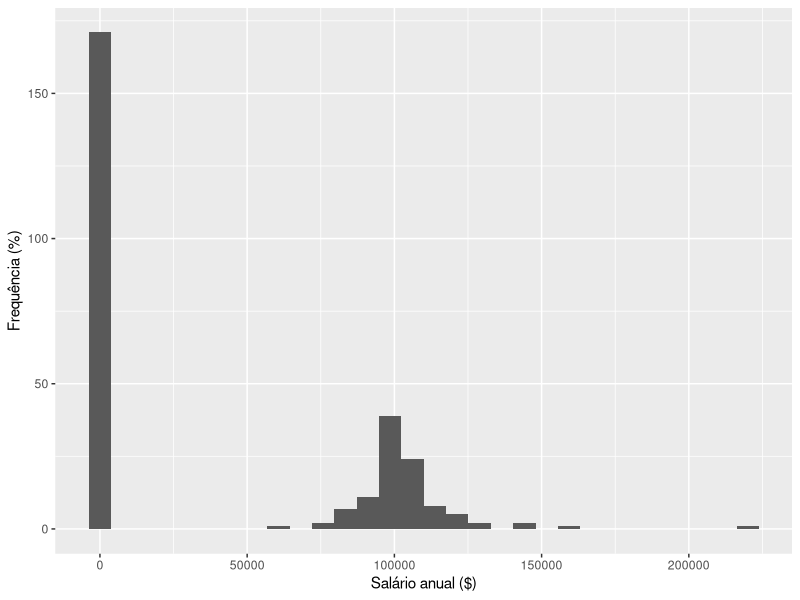
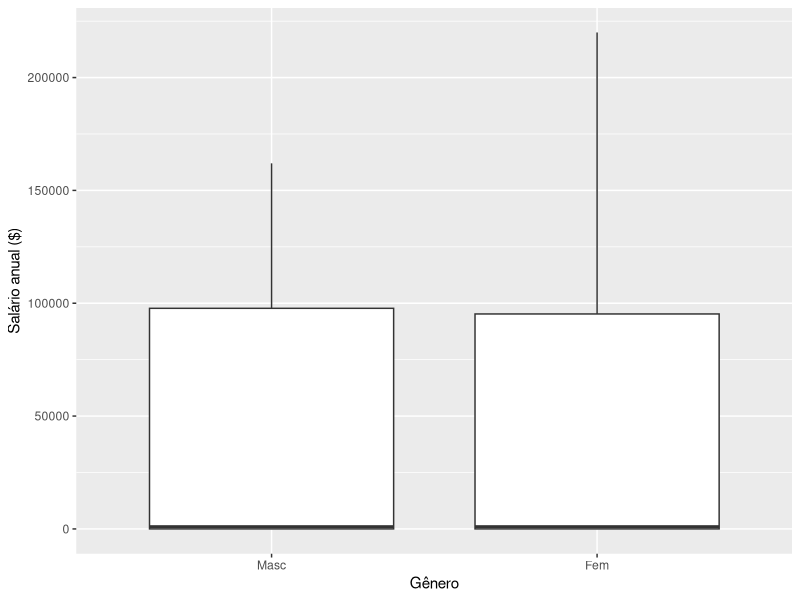
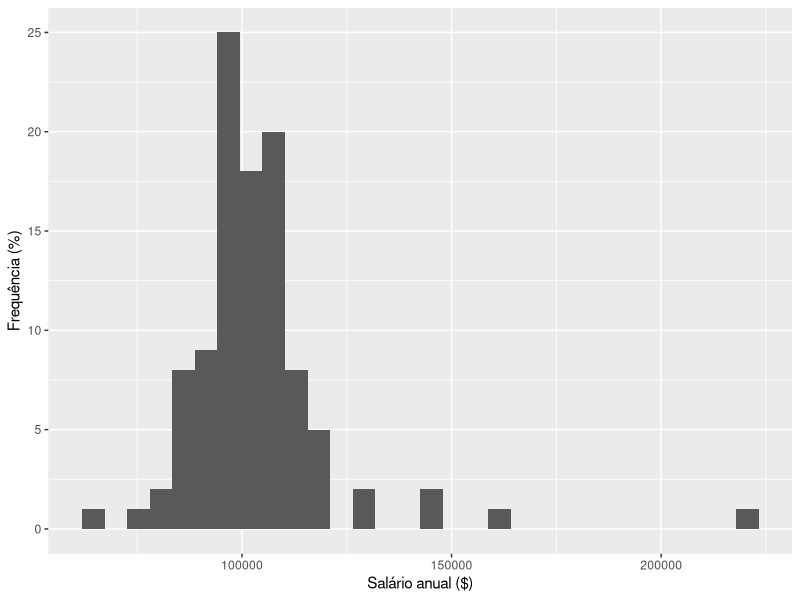
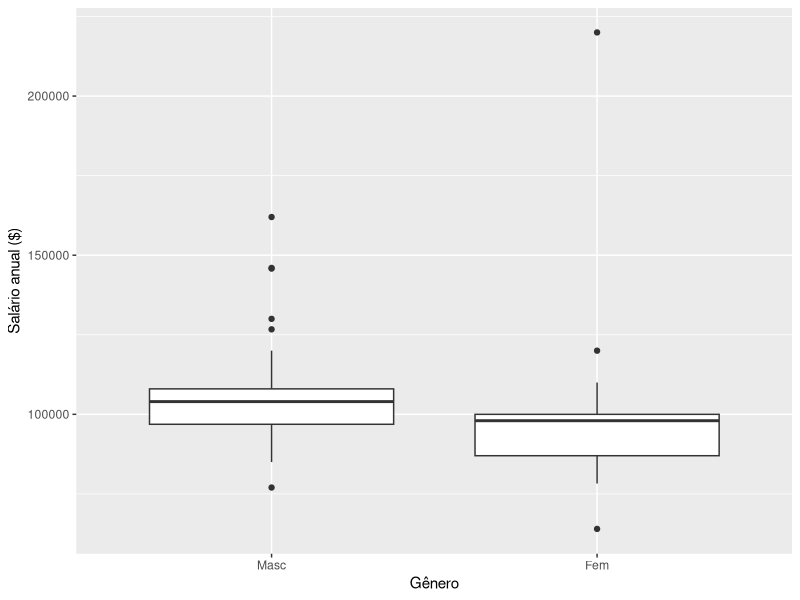
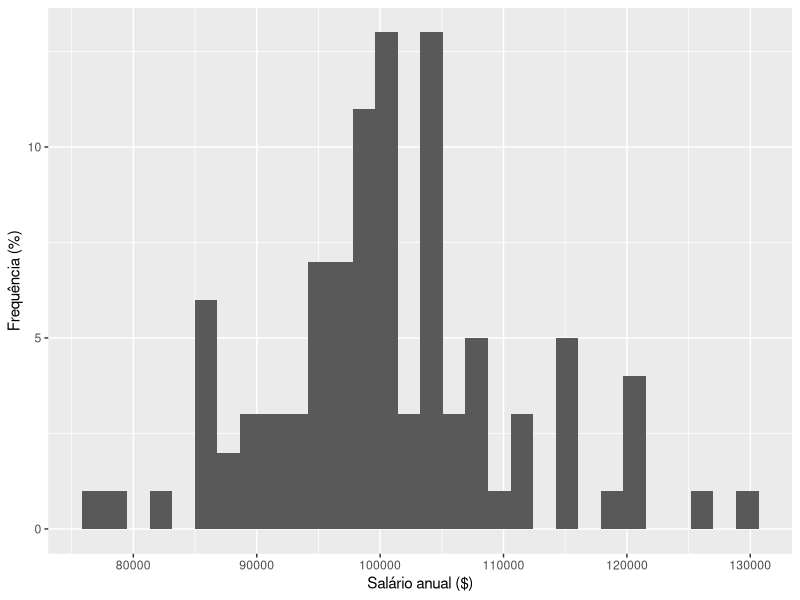
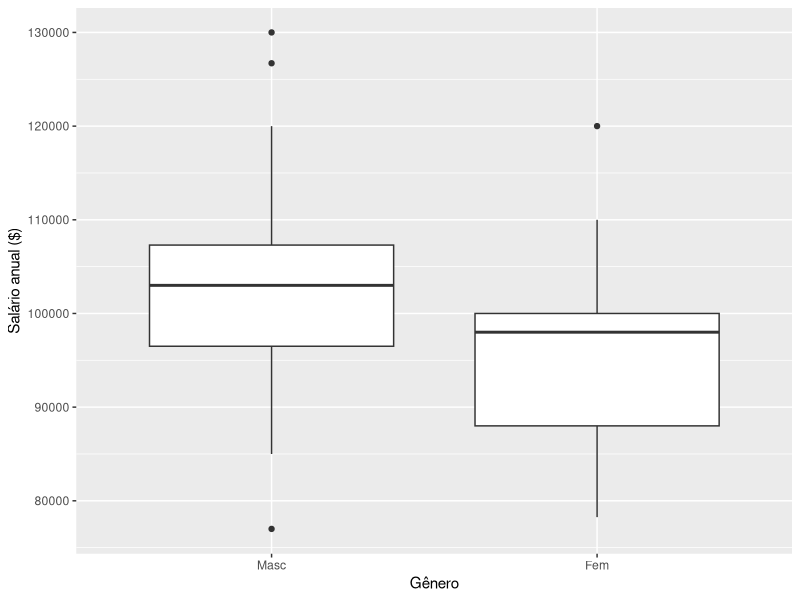
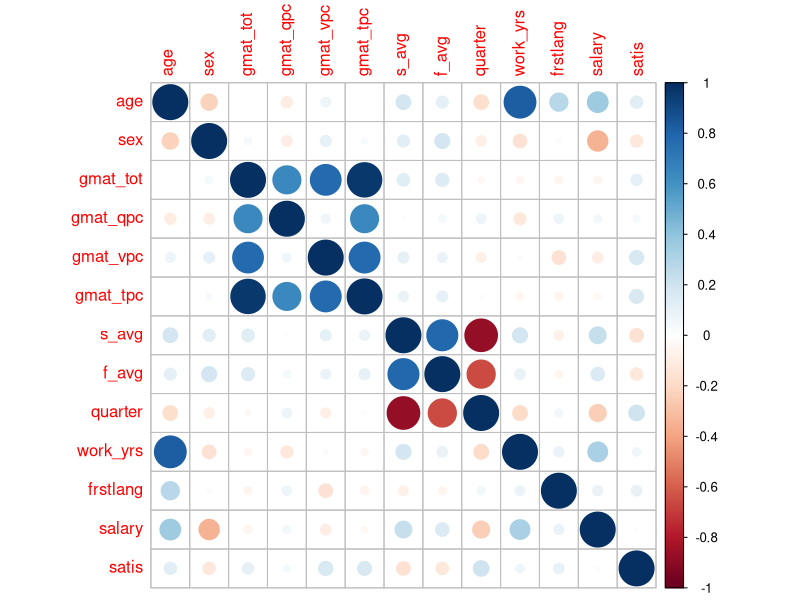
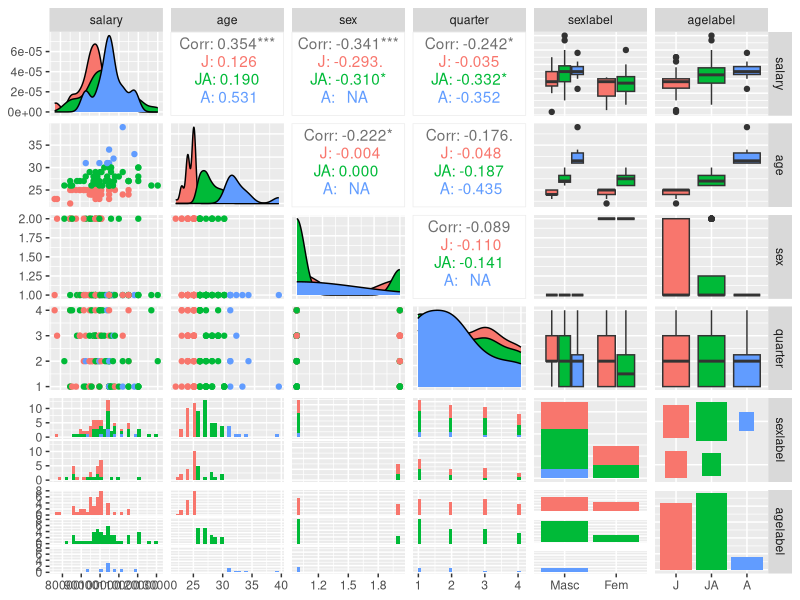

These figures' R source, in order:
library('tidyverse')
library('dplyr')
library('corrplot')
library('GGally')

# Constants
mba.salary.sexlabels <- c("Masc", "Fem")
mba.salary.selectedcolumns <- c("salary", "age", "sex", "quarter", "sexlabel")

mba.salary.histogram  <- function(mba.df, name)
{
  # Plots histogram
  ggplot(data = mba.df, aes(x = salary)) +
    geom_histogram() +
    scale_x_continuous(name = "Salário anual ($)") +
    scale_y_continuous(name = "Frequência (%)")
  ggsave(sprintf("Img/histogram_%s.pdf", name))

  # Plots boxplot 
  ggplot(data = mba.df, aes(x = sexlabel, y = salary)) +
    geom_boxplot() +
    scale_x_discrete(name = "Gênero", labels = mba.salary.sexlabels) +
    scale_y_continuous(name = "Salário anual ($)")
  ggsave(sprintf("Img/boxplot_%s.pdf", name))
}

mba.salary.valids <- function(mba.df)
{
  salary.constants.unemployed <- 0
  salary.constants.didntanswer <- 998
  salary.constants.didntdisclose <- 999

  salary.mask.unemployed <- mba.df$salary == salary.constants.unemployed
  salary.mask.didntanswer <- mba.df$salary == salary.constants.didntanswer
  salary.mask.didntdisclose <- mba.df$salary == salary.constants.didntdisclose

  mba.df.valids <- (filter(mba.df, mba.df$salary != salary.constants.unemployed & mba.df$salary != salary.constants.didntanswer & mba.df$salary != salary.constants.didntdisclose))

  return (mba.df.valids)
}

mba.salary.removeoutliers <- function(mba.df)
{
  salary <- mba.df$salary
  salary.mask <- abs(salary - mean(salary)) < 2 * sd(salary)

  return (filter(mba.df, salary.mask))
}

dir.create.imgdir <- function()
{
  dir.create(file.path(".", "Img"), showWarnings = FALSE)
}

mba.salary.readorig <- function()
{
  mba.df <- read.csv("mba_salaries.csv")
  # Adds sex label factor to dataframe
  mba.df$sexlabel <- factor(mba.df$sex, labels = mba.salary.sexlabels)

  return (mba.df)
}

mba.salary.lm.full <- function(mba.df)
{
  x <- mba.df
  return (lm(formula = x$salary ~ x$age + x$sex + x$gmat_tot + x$gmat_qpc + x$gmat_vpc + x$gmat_tpc + x$s_avg + x$f_avg + x$quarter + x$work_yrs + x$frstlang + x$satis))
}

mba.salary.onlynumeric <- function(mba.df)
{
  # Removes non-numeric columns for plot
  mba.df.numeric <- mba.df[ ,-which(names(mba.df) %in% c("sexlabel", "agelabel"))]

  return (mba.df.numeric)
}

mba.salary.corrplot <- function(mba.df, plot.name)
{
  mba.df.numeric <- mba.salary.onlynumeric(mba.df)

  #Plot to file
  pdf(sprintf('Img/corrplot_%s.pdf', plot.name),width=7,height=7,paper='special')
  corrplot(cor(mba.df.numeric), method = "circle")
  dev.off()
}

mba.salary.finaldf <- function(mba.df)
{
  mba.df.final <- mba.df.nooutliers[mba.salary.selectedcolumns]
  # Jovem (J), Jovem Adulto (JA), Adulto (A)
  mba.df.final$agelabel <- cut(mba.df.nooutliers$age, breaks = c(20, 25, 30, 40), labels = c("J", "JA", "A"))

  pdf(sprintf('Img/%s.pdf', 'final_agelabel'),width=10,height=7,paper='special')
  print(ggpairs(mba.df.final, aes(color = agelabel)))
  dev.off()

  pdf(sprintf('Img/%s.pdf', 'final_sexlabel'),width=10,height=7,paper='special')
  print(ggpairs(mba.df.final, aes(color = sexlabel)))
  dev.off()
}

#Ensures that the Img dir is created
dir.create.imgdir()

#Generates histograms
mba.df <- mba.salary.readorig()
mba.salary.histogram(mba.df, "orig")
mba.df.valids <- mba.salary.valids(mba.df)
mba.salary.histogram(mba.df.valids, "mod")
mba.df.nooutliers  <- mba.salary.removeoutliers(mba.df.valids)
mba.salary.histogram(mba.df.nooutliers, "nooutliers")

#Correlation plots
mba.salary.corrplot(mba.df.nooutliers, "nooutliers")
summary(mba.salary.lm.full(mba.df.nooutliers))
mba.salary.finaldf(mba.df.nooutliers)
